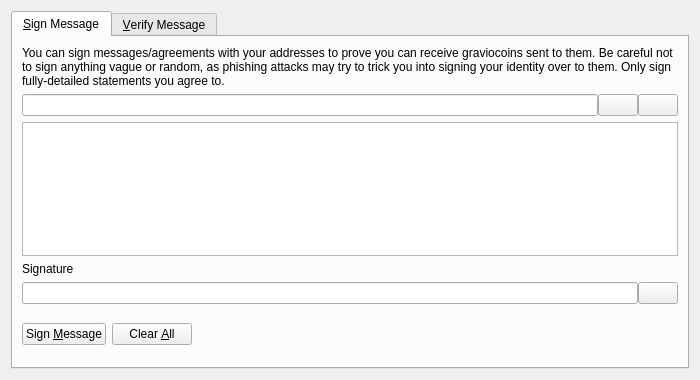
<?xml version="1.0" encoding="UTF-8"?>
<ui version="4.0">
 <class>SignVerifyMessageDialog</class>
 <widget class="QDialog" name="SignVerifyMessageDialog">
  <property name="geometry">
   <rect>
    <x>0</x>
    <y>0</y>
    <width>700</width>
    <height>380</height>
   </rect>
  </property>
  <property name="windowTitle">
   <string>Signatures - Sign / Verify a Message</string>
  </property>
  <property name="modal">
   <bool>true</bool>
  </property>
  <layout class="QVBoxLayout" name="verticalLayout">
   <item>
    <widget class="QTabWidget" name="tabWidget">
     <property name="currentIndex">
      <number>0</number>
     </property>
     <widget class="QWidget" name="tabSignMessage">
      <attribute name="title">
       <string>&amp;Sign Message</string>
      </attribute>
      <layout class="QVBoxLayout" name="verticalLayout_SM">
       <item>
        <widget class="QLabel" name="infoLabel_SM">
         <property name="text">
          <string>You can sign messages/agreements with your addresses to prove you can receive graviocoins sent to them. Be careful not to sign anything vague or random, as phishing attacks may try to trick you into signing your identity over to them. Only sign fully-detailed statements you agree to.</string>
         </property>
         <property name="textFormat">
          <enum>Qt::PlainText</enum>
         </property>
         <property name="wordWrap">
          <bool>true</bool>
         </property>
        </widget>
       </item>
       <item>
        <layout class="QHBoxLayout" name="horizontalLayout_1_SM">
         <property name="spacing">
          <number>0</number>
         </property>
         <item>
          <widget class="QValidatedLineEdit" name="addressIn_SM">
           <property name="toolTip">
            <string>The Graviocoin address to sign the message with</string>
           </property>
          </widget>
         </item>
         <item>
          <widget class="QPushButton" name="addressBookButton_SM">
           <property name="toolTip">
            <string>Choose previously used address</string>
           </property>
           <property name="text">
            <string/>
           </property>
           <property name="icon">
            <iconset resource="../bitcoin.qrc">
             <normaloff>:/icons/address-book</normaloff>:/icons/address-book</iconset>
           </property>
           <property name="shortcut">
            <string>Alt+A</string>
           </property>
           <property name="autoDefault">
            <bool>false</bool>
           </property>
          </widget>
         </item>
         <item>
          <widget class="QPushButton" name="pasteButton_SM">
           <property name="toolTip">
            <string>Paste address from clipboard</string>
           </property>
           <property name="text">
            <string/>
           </property>
           <property name="icon">
            <iconset resource="../bitcoin.qrc">
             <normaloff>:/icons/editpaste</normaloff>:/icons/editpaste</iconset>
           </property>
           <property name="shortcut">
            <string>Alt+P</string>
           </property>
           <property name="autoDefault">
            <bool>false</bool>
           </property>
          </widget>
         </item>
        </layout>
       </item>
       <item>
        <widget class="QPlainTextEdit" name="messageIn_SM">
         <property name="toolTip">
          <string>Enter the message you want to sign here</string>
         </property>
        </widget>
       </item>
       <item>
        <widget class="QLabel" name="signatureLabel_SM">
         <property name="text">
          <string>Signature</string>
         </property>
         <property name="textFormat">
          <enum>Qt::PlainText</enum>
         </property>
        </widget>
       </item>
       <item>
        <layout class="QHBoxLayout" name="horizontalLayout_2_SM">
         <property name="spacing">
          <number>0</number>
         </property>
         <item>
          <widget class="QLineEdit" name="signatureOut_SM">
           <property name="font">
            <font>
             <italic>true</italic>
            </font>
           </property>
           <property name="readOnly">
            <bool>true</bool>
           </property>
          </widget>
         </item>
         <item>
          <widget class="QPushButton" name="copySignatureButton_SM">
           <property name="toolTip">
            <string>Copy the current signature to the system clipboard</string>
           </property>
           <property name="text">
            <string/>
           </property>
           <property name="icon">
            <iconset resource="../bitcoin.qrc">
             <normaloff>:/icons/editcopy</normaloff>:/icons/editcopy</iconset>
           </property>
           <property name="autoDefault">
            <bool>false</bool>
           </property>
          </widget>
         </item>
        </layout>
       </item>
       <item>
        <layout class="QHBoxLayout" name="horizontalLayout_3_SM">
         <item>
          <widget class="QPushButton" name="signMessageButton_SM">
           <property name="toolTip">
            <string>Sign the message to prove you own this Graviocoin address</string>
           </property>
           <property name="text">
            <string>Sign &amp;Message</string>
           </property>
           <property name="icon">
            <iconset resource="../bitcoin.qrc">
             <normaloff>:/icons/edit</normaloff>:/icons/edit</iconset>
           </property>
           <property name="autoDefault">
            <bool>false</bool>
           </property>
          </widget>
         </item>
         <item>
          <widget class="QPushButton" name="clearButton_SM">
           <property name="toolTip">
            <string>Reset all sign message fields</string>
           </property>
           <property name="text">
            <string>Clear &amp;All</string>
           </property>
           <property name="icon">
            <iconset resource="../bitcoin.qrc">
             <normaloff>:/icons/remove</normaloff>:/icons/remove</iconset>
           </property>
           <property name="autoDefault">
            <bool>false</bool>
           </property>
          </widget>
         </item>
         <item>
          <spacer name="horizontalSpacer_1_SM">
           <property name="orientation">
            <enum>Qt::Horizontal</enum>
           </property>
           <property name="sizeHint" stdset="0">
            <size>
             <width>40</width>
             <height>48</height>
            </size>
           </property>
          </spacer>
         </item>
         <item>
          <widget class="QLabel" name="statusLabel_SM">
           <property name="font">
            <font>
             <weight>75</weight>
             <bold>true</bold>
            </font>
           </property>
           <property name="text">
            <string/>
           </property>
           <property name="wordWrap">
            <bool>true</bool>
           </property>
          </widget>
         </item>
         <item>
          <spacer name="horizontalSpacer_2_SM">
           <property name="orientation">
            <enum>Qt::Horizontal</enum>
           </property>
           <property name="sizeHint" stdset="0">
            <size>
             <width>40</width>
             <height>48</height>
            </size>
           </property>
          </spacer>
         </item>
        </layout>
       </item>
      </layout>
     </widget>
     <widget class="QWidget" name="tabVerifyMessage">
      <attribute name="title">
       <string>&amp;Verify Message</string>
      </attribute>
      <layout class="QVBoxLayout" name="verticalLayout_VM">
       <item>
        <widget class="QLabel" name="infoLabel_VM">
         <property name="text">
          <string>Enter the receiver's address, message (ensure you copy line breaks, spaces, tabs, etc. exactly) and signature below to verify the message. Be careful not to read more into the signature than what is in the signed message itself, to avoid being tricked by a man-in-the-middle attack. Note that this only proves the signing party receives with the address, it cannot prove sendership of any transaction!</string>
         </property>
         <property name="textFormat">
          <enum>Qt::PlainText</enum>
         </property>
         <property name="alignment">
          <set>Qt::AlignLeading|Qt::AlignLeft|Qt::AlignTop</set>
         </property>
         <property name="wordWrap">
          <bool>true</bool>
         </property>
        </widget>
       </item>
       <item>
        <layout class="QHBoxLayout" name="horizontalLayout_1_VM">
         <property name="spacing">
          <number>0</number>
         </property>
         <item>
          <widget class="QValidatedLineEdit" name="addressIn_VM">
           <property name="toolTip">
            <string>The Graviocoin address the message was signed with</string>
           </property>
          </widget>
         </item>
         <item>
          <widget class="QPushButton" name="addressBookButton_VM">
           <property name="toolTip">
            <string>Choose previously used address</string>
           </property>
           <property name="text">
            <string/>
           </property>
           <property name="icon">
            <iconset resource="../bitcoin.qrc">
             <normaloff>:/icons/address-book</normaloff>:/icons/address-book</iconset>
           </property>
           <property name="shortcut">
            <string>Alt+A</string>
           </property>
           <property name="autoDefault">
            <bool>false</bool>
           </property>
          </widget>
         </item>
        </layout>
       </item>
       <item>
        <widget class="QPlainTextEdit" name="messageIn_VM"/>
       </item>
       <item>
        <widget class="QValidatedLineEdit" name="signatureIn_VM"/>
       </item>
       <item>
        <layout class="QHBoxLayout" name="horizontalLayout_2_VM">
         <item>
          <widget class="QPushButton" name="verifyMessageButton_VM">
           <property name="toolTip">
            <string>Verify the message to ensure it was signed with the specified Graviocoin address</string>
           </property>
           <property name="text">
            <string>Verify &amp;Message</string>
           </property>
           <property name="icon">
            <iconset resource="../bitcoin.qrc">
             <normaloff>:/icons/transaction_0</normaloff>:/icons/transaction_0</iconset>
           </property>
           <property name="autoDefault">
            <bool>false</bool>
           </property>
          </widget>
         </item>
         <item>
          <widget class="QPushButton" name="clearButton_VM">
           <property name="toolTip">
            <string>Reset all verify message fields</string>
           </property>
           <property name="text">
            <string>Clear &amp;All</string>
           </property>
           <property name="icon">
            <iconset resource="../bitcoin.qrc">
             <normaloff>:/icons/remove</normaloff>:/icons/remove</iconset>
           </property>
           <property name="autoDefault">
            <bool>false</bool>
           </property>
          </widget>
         </item>
         <item>
          <spacer name="horizontalSpacer_1_VM">
           <property name="orientation">
            <enum>Qt::Horizontal</enum>
           </property>
           <property name="sizeHint" stdset="0">
            <size>
             <width>40</width>
             <height>48</height>
            </size>
           </property>
          </spacer>
         </item>
         <item>
          <widget class="QLabel" name="statusLabel_VM">
           <property name="font">
            <font>
             <weight>75</weight>
             <bold>true</bold>
            </font>
           </property>
           <property name="text">
            <string/>
           </property>
           <property name="wordWrap">
            <bool>true</bool>
           </property>
          </widget>
         </item>
         <item>
          <spacer name="horizontalSpacer_2_VM">
           <property name="orientation">
            <enum>Qt::Horizontal</enum>
           </property>
           <property name="sizeHint" stdset="0">
            <size>
             <width>40</width>
             <height>48</height>
            </size>
           </property>
          </spacer>
         </item>
        </layout>
       </item>
      </layout>
     </widget>
    </widget>
   </item>
  </layout>
 </widget>
 <customwidgets>
  <customwidget>
   <class>QValidatedLineEdit</class>
   <extends>QLineEdit</extends>
   <header>qvalidatedlineedit.h</header>
  </customwidget>
 </customwidgets>
 <resources>
  <include location="../bitcoin.qrc"/>
 </resources>
 <connections/>
</ui>
